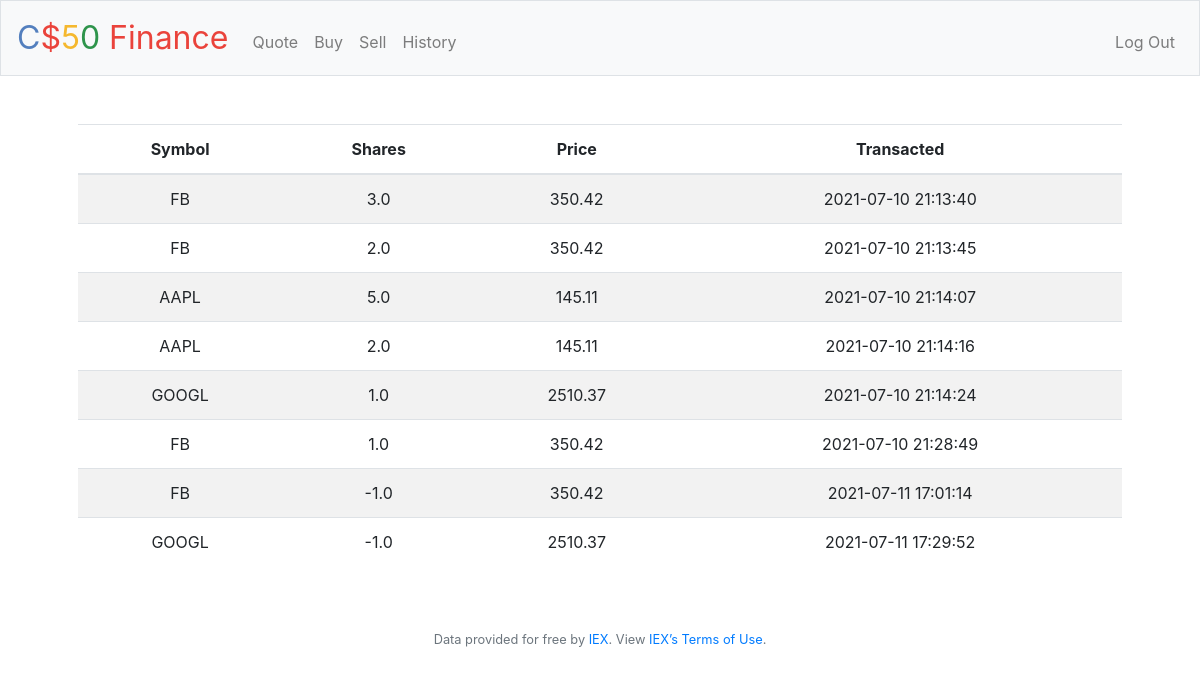
Screenshot of /history (signed in) with the database file from the repository.
### tables this page shows
CREATE TABLE history (id INTEGER, user_id INTEGER, name TEXT NOT NULL, symbol TEXT NOT NULL, shares REAL NOT NULL, price NUMERIC NOT NULL, date TEXT NOT NULL, PRIMARY KEY(id), FOREIGN KEY(user_id) REFERENCES users(id));

### application.py (the view)
@app.route("/history")
@login_required
def history():
    history = db.execute("SELECT symbol, shares, price, date FROM history WHERE user_id = ?", session["user_id"])
    print(history)
    print(type(history))
    return render_template("history.html", history=history)

### application.py (called while the page is built)
@app.after_request
def after_request(response):
    response.headers["Cache-Control"] = "no-cache, no-store, must-revalidate"
    response.headers["Expires"] = 0
    response.headers["Pragma"] = "no-cache"
    return response

### helpers.py (called while the page is built)
def login_required(f):
    @wraps(f)
    def decorated_function(*args, **kwargs):
        if session.get("user_id") is None:
            return redirect("/login")
        return f(*args, **kwargs)
    return decorated_function

### templates/history.html (shortened to what this page needs)
{% extends "layout.html" %}
{% block main %}
<table class="table table-striped">
    <thead>
        <tr>
            <th>Symbol</th>
            <th>Shares</th>
            <th>Price</th>
            <th>Transacted</th>
        </tr>
    </thead>
    <tbody>
        {% for entry in history %}
        <tr>
            <td>{{ entry.symbol }}</td>
            <td>{{ entry.shares }}</td>
            <td>{{ entry.price }}</td>
            <td>{{ entry.date }}</td>
        </tr>
        {% endfor %}
    </tbody>
</table>
{% endblock %}

### templates/layout.html (shortened to what this page needs)
<!DOCTYPE html>
<html lang="en">
    <head>
        <link rel="stylesheet" href="https://cdn.jsdelivr.net/npm/bootstrap@4.5.3/dist/css/bootstrap.min.css">
        <link href="/static/styles.css" rel="stylesheet">
    </head>
    <body>
        <nav class="navbar navbar-expand-md navbar-light bg-light border">
            <a class="navbar-brand" href="/"><span class="blue">C</span><span class="red">$</span><span class="yellow">5</span><span class="green">0</span> <span class="red">Finance</span></a>
            <div class="collapse navbar-collapse" id="navbar">
                {% if session.user_id %}
                    <ul class="navbar-nav mr-auto mt-2">
                        <li class="nav-item"><a class="nav-link" href="/quote">Quote</a></li>
                        <li class="nav-item"><a class="nav-link" href="/buy">Buy</a></li>
                        <li class="nav-item"><a class="nav-link" href="/sell">Sell</a></li>
                        <li class="nav-item"><a class="nav-link" href="/history">History</a></li>
                    </ul>
                    <ul class="navbar-nav ml-auto mt-2">
                        <li class="nav-item"><a class="nav-link" href="/logout">Log Out</a></li>
                    </ul>
                {% else %}
                    <ul class="navbar-nav ml-auto mt-2">
                        <li class="nav-item"><a class="nav-link" href="/register">Register</a></li>
                        <li class="nav-item"><a class="nav-link" href="/login">Log In</a></li>
                    </ul>
                {% endif %}
            </div>
        </nav>
        <main class="container p-5">
            {% block main %}{% endblock %}
        </main>
        <footer class="small text-center text-muted">
            Data provided for free by <a href="https://iextrading.com/developer">IEX</a>. View <a href="https://iextrading.com/api-exhibit-a/">IEX’s Terms of Use</a>.
        </footer>
    </body>
</html>

### static/styles.css (style rules this page uses)
nav .navbar-brand { font-size: xx-large; }
nav .navbar-brand .blue { color: #537fbe; }
nav .navbar-brand .red { color: #ea433b; }
nav .navbar-brand .yellow { color: #f5b82e; }
nav .navbar-brand .green { color: #2e944b; }
main { overflow-x: auto; text-align: center; }

### rows the page displays
history: symbol "FB", shares "3.0", price "350.42", date "2021-07-10 21:13:40"
history: symbol "FB", shares "2.0", price "350.42", date "2021-07-10 21:13:45"
history: symbol "AAPL", shares "5.0", price "145.11", date "2021-07-10 21:14:07"
history: symbol "AAPL", shares "2.0", price "145.11", date "2021-07-10 21:14:16"
history: symbol "GOOGL", shares "1.0", price "2510.37", date "2021-07-10 21:14:24"
history: symbol "FB", shares "1.0", price "350.42", date "2021-07-10 21:28:49"
history: symbol "FB", shares "-1.0", price "350.42", date "2021-07-11 17:01:14"
history: symbol "GOOGL", shares "-1.0", price "2510.37", date "2021-07-11 17:29:52"
